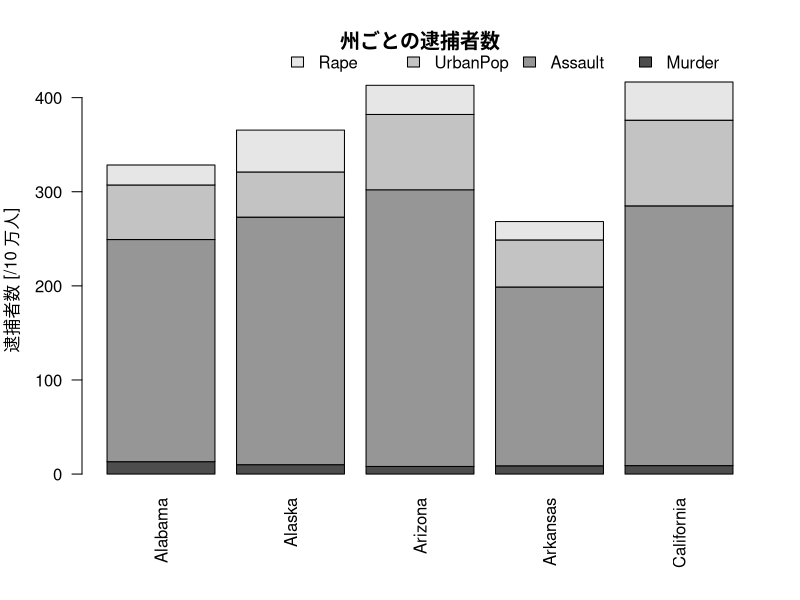

Here is the R script that generated this plot:
# データの形式を調整する
# barplot関数はベクトルまたは行列形式のデータでなければならない
data <- t(as.matrix(USArrests))
# 表示する項目が多いので減らす
data <- data[, 1:5]

# 余白とラベルのフォントサイズを調整する
par(mar = c(6.1, 4.1, 4.1, 2.1), las = 2L, xpd = TRUE)
# 棒を積み上げる
barplot(
    data,
    beside = FALSE,  # 棒を積み上げる
    names.arg = colnames(data),      # x軸の項目ラベル
    ylab = "逮捕者数 [/10 万人]",    # y軸のラベル
    main = "州ごとの逮捕者数",       # グラフタイトル
    legend.text = rownames(data),    # 凡例
    args.legend = list(              # 凡例の調整
        y = max(colSums(data)),
        yjust = 0,
        bty = "n",
        horiz = TRUE
    )
)